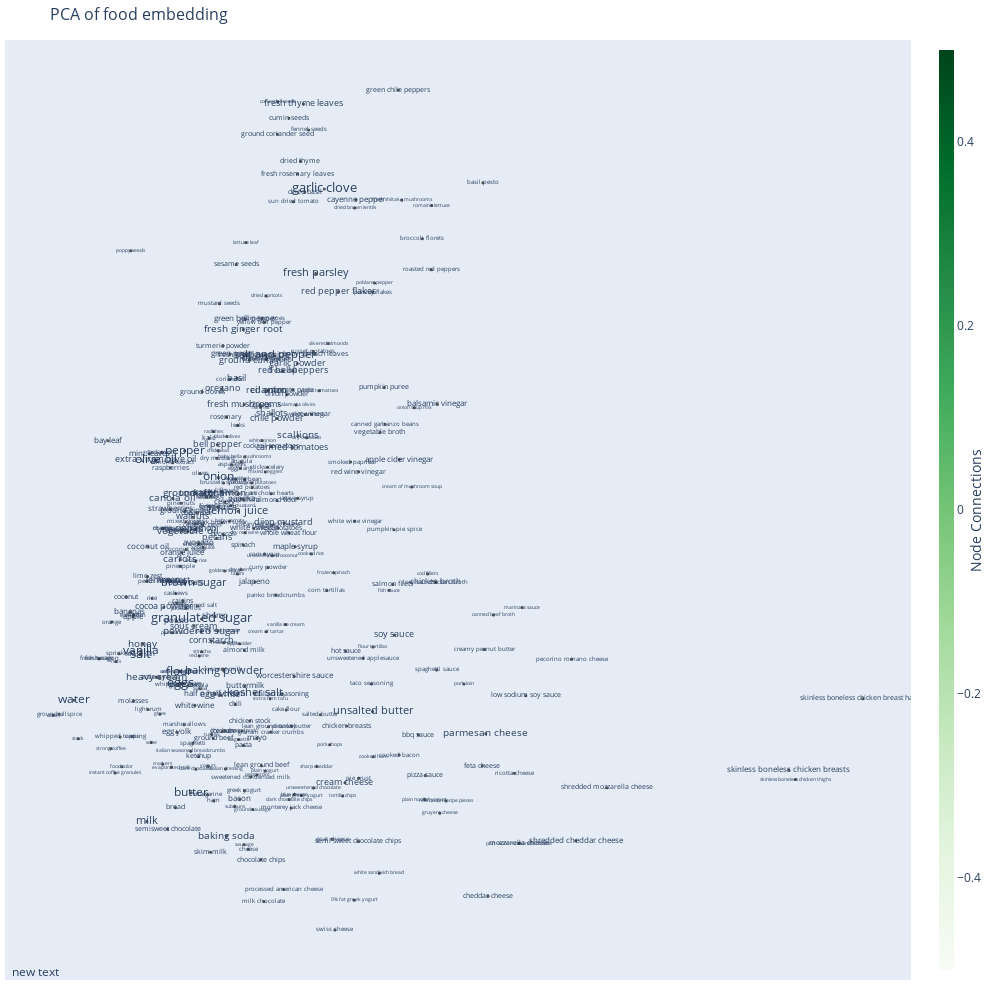

Notebook cell for this chart:
### Code cell
# plot diagram
fig = go.Figure(data=[node_trace],
             layout=go.Layout(
                width = 1000,
                height = 1000,
                title='PCA of food embedding',
                titlefont_size=16,
                showlegend=False,
                hovermode='closest',
                margin=dict(b=20,l=5,r=5,t=40),
                annotations=[ dict(

                    showarrow=False,
                    xref="paper", yref="paper",
                    x=0.005, y=-0.002 ) ],
                xaxis=dict(showgrid=False, zeroline=False, showticklabels=False),
                yaxis=dict(showgrid=False, zeroline=False, showticklabels=False)),
                
                )



fig.show()

### Figure 1 — Plotly figure (JSON) as saved in the notebook; plotly's stock layout.template omitted (floating-point values rounded to 4 significant figures; data arrays with more than 128 entries replaced by an {"elided": "..."} marker saying what was removed)
{"data": [{"hoverinfo": "text", "marker": {"color": [], "colorbar": {"thickness": 15, "title": {"side": "right", "text": "Node Connections"}, "xanchor": "left"}, "colorscale": [[0, "rgb(247,252,245)"], [0.125, "rgb(229,245,224)"], [0.25, "rgb(199,233,192)"], [0.375, "rgb(161,217,155)"], [0.5, "rgb(116,196,118)"], [0.625, "rgb(65,171,93)"], [0.75, "rgb(35,139,69)"], [0.875, "rgb(0,109,44)"], [1, "rgb(0,68,27)"]], "line": {"width": 2}, "reversescale": false, "showscale": true, "size": 1}, "mode": "markers+text", "text": {"elided": "345 str values"}, "textfont": {"size": {"elided": "345 float values"}}, "type": "scatter", "x": {"elided": "345 float values"}, "y": {"elided": "345 float values"}}], "layout": {"annotations": [{"showarrow": false, "x": 0.005, "xref": "paper", "y": -0.002, "yref": "paper"}], "height": 1000, "hovermode": "closest", "margin": {"b": 20, "l": 5, "r": 5, "t": 40}, "showlegend": false, "title": {"font": {"size": 16}, "text": "PCA of food embedding"}, "width": 1000, "xaxis": {"showgrid": false, "showticklabels": false, "zeroline": false}, "yaxis": {"showgrid": false, "showticklabels": false, "zeroline": false}}}
